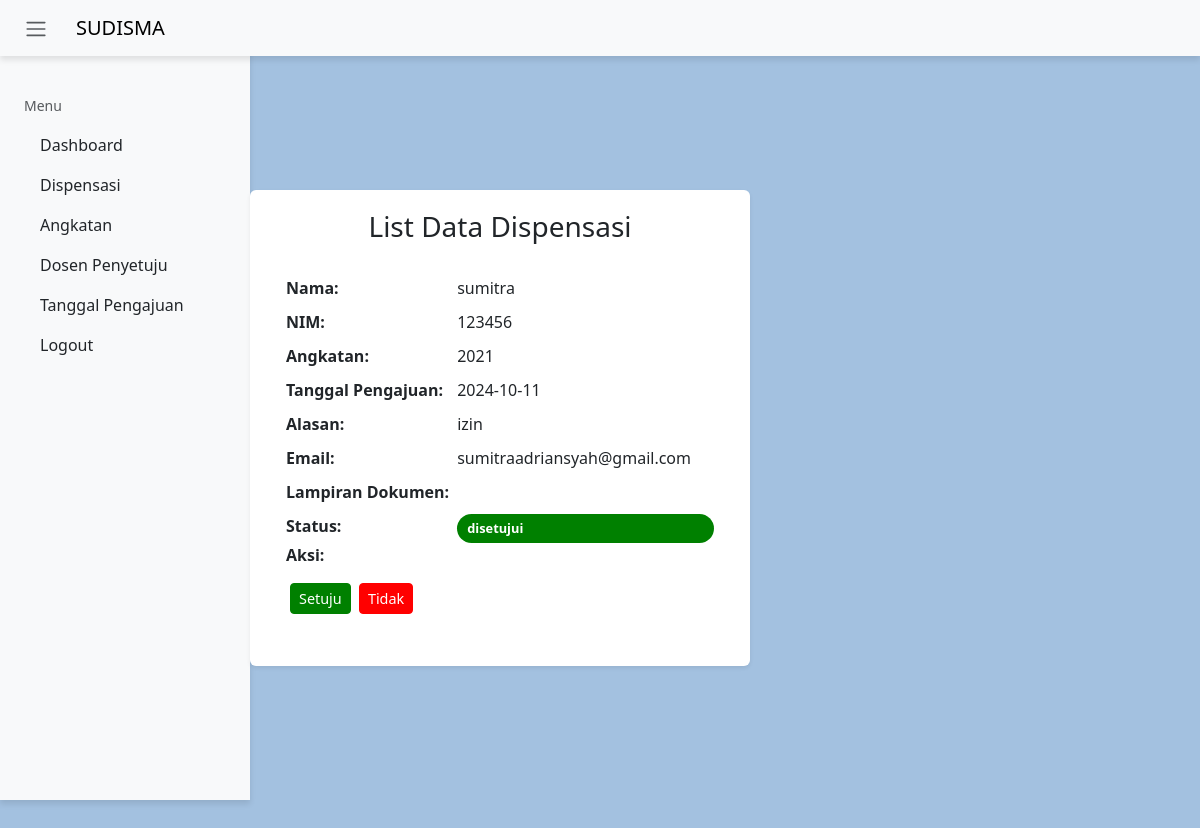
The page /detail_pengajuan.php?id=2 (signed in) on the database its author committed.
### tables this page shows
CREATE TABLE `pengajuan` (
  `id` int(11) NOT NULL,
  `user_id` int(11) NOT NULL,
  `angkatan_id` int(11) DEFAULT NULL,
  `dosen_id` int(11) DEFAULT NULL,
  `alasan` text NOT NULL,
  `tanggal_pengajuan` date NOT NULL,
  `dokumen_lampiran` varchar(255) NOT NULL,
  `status` enum('pending','disetujui','ditolak') DEFAULT 'pending',
  `tanggal_disetujui` date DEFAULT NULL,
  `keputusan_admin` text DEFAULT NULL,
  `updated_at` timestamp NOT NULL DEFAULT current_timestamp() ON UPDATE current_timestamp(),
  `nama_lengkap` varchar(255) NOT NULL,
  `nim` varchar(50) NOT NULL,
  `angkatan` varchar(4) NOT NULL,
  `email` varchar(255) NOT NULL,
  `jurusan` varchar(100) NOT NULL,
  `jurusan_id` int(11) DEFAULT NULL,
  `wakil_dekan_id` int(11) DEFAULT NULL,
  `tanggal_acc_ketua_jurusan` date DEFAULT NULL,
  `tanggal_acc_wakil_dekan` date DEFAULT NULL
);

### detail_pengajuan.php (the view, shortened to what this page needs)
<?php
include 'db.php';
$id = $_GET['id'];
$query = "SELECT * FROM pengajuan WHERE id = ?";
$stmt = $conn->prepare($query);
$stmt->bind_param("i", $id);
$stmt->execute();
$result = $stmt->get_result();
$pengajuan = $result->fetch_assoc();
?>
<!DOCTYPE html>
<html lang="en">
<head>
    <link href="https://cdn.jsdelivr.net/npm/bootstrap@5.3.0/dist/css/bootstrap.min.css" rel="stylesheet">
</head>
<body>
    <nav class="navbar navbar-expand-lg navbar-light bg-light fixed-top">
    <div class="container-fluid">
        <button class="btn me-3" id="sidebarToggle" style="background-color: transparent; border: none;">
            <span class="navbar-toggler-icon"></span>
        </button>
        <a class="navbar-brand text-black" href="#">SUDISMA</a>
    </div>
</nav>
    <div class="sidebar bg-light p-3" id="sidebar">
        <h4 class="text-center">SUDISMA</h4>
        <div style="height: 40px;"></div>
        <small class="text-muted ms-2">Menu</small>
        <nav class="nav flex-column mt-2">
            <a class="nav-link active d-flex align-items-center text-dark" href="dashboard_admin.php" style="color: black;">
                <i class="bi bi-speedometer2 me-2"></i> Dashboard
            </a>
            <a class="nav-link d-flex align-items-center text-dark" href="list_pengajuan.php" style="color: black;">
                <i class="bi bi-file-earmark-text me-2"></i> Dispensasi
            </a>
            <a class="nav-link d-flex align-items-center text-dark" href="list_angkatan.php" style="color: black;">
                <i class="bi bi-file-earmark-text me-2"></i> Angkatan
            </a>
            <a class="nav-link d-flex align-items-center text-dark" href="list_dosen.php" style="color: black;">
                <i class="bi bi-file-earmark-text me-2"></i> Dosen Penyetuju
            </a>
            <a class="nav-link d-flex align-items-center text-dark" href="list_tanggal.php" style="color: black;">
                <i class="bi bi-file-earmark-text me-2"></i> Tanggal Pengajuan
            </a>
            <a class="nav-link d-flex align-items-center text-dark" href="logout.php" style="color: black;">
                <i class="bi bi-box-arrow-right me-2"></i> Logout
            </a>
        </nav>
    </div>
    <div class="main-content">
        <div class="container">
            <div class="card shadow-sm border-0">
                <h3 class="card-title text-center mb-3">List Data Dispensasi</h3>
                <div class="card-body">
    <div class="data-list">
        <p><strong>Nama:</strong> <span><?= htmlspecialchars($pengajuan['nama_lengkap']); ?></span></p>
        <p><strong>NIM:</strong> <span><?= htmlspecialchars($pengajuan['nim']); ?></span></p>
        <p><strong>Angkatan:</strong> <span><?= htmlspecialchars($pengajuan['angkatan']); ?></span></p>
        <p><strong>Tanggal Pengajuan:</strong> <span><?= htmlspecialchars($pengajuan['tanggal_pengajuan']); ?></span></p>
        <p><strong>Alasan:</strong> <span><?= htmlspecialchars($pengajuan['alasan']); ?></span></p>
        <p><strong>Email:</strong> <span><?= htmlspecialchars($pengajuan['email']); ?></span></p>
        <p><strong>Lampiran Dokumen:</strong>
            <span><?= $pengajuan['dokumen_lampiran'] ? '<a href="uploads/'.$pengajuan['dokumen_lampiran'].'" target="_blank"><i class="fas fa-file-alt fa-lg"></i></a>' : 'Tidak ada'; ?></span>
        </p>
        <p><strong>Status:</strong>
            <span class="status-badge
                <?= $pengajuan['status'] == '' ? 'status-belum-diproses' :
                    ($pengajuan['status'] == 'disetujui' ? 'status-disetujui' : 'status-ditolak'); ?>">
                <?= $pengajuan['status'] == '' ? 'Belum diproses' : htmlspecialchars($pengajuan['status']); ?>
            </span>
        </p>
    </div>
    <p><strong>Aksi:</strong>
        <form method="post" class="d-inline">
            <button type="submit" name="approve" class="btn btn-success btn-sm mx-1">Setuju</button>
            <button type="submit" name="reject" class="btn btn-danger btn-sm">Tidak</button>
        </form>
    </p>
</div>
            </div>
        </div>
    </div>
</body>
</html>

### detail_pengajuan.php (style rules this page uses)
body { background-color: #a3c1e0; }
.sidebar { box-shadow: 0 4px 6px rgba(0, 0, 0, 0.1); height: 100vh; background-color: #343a40; color: white; padding-top: 20px; position: fixed; top: 0; left: 0; width: 250px; transition: transform 0.3s ease; }
.navbar { box-shadow: 0 4px 6px rgba(0, 0, 0, 0.1); }
.main-content { margin-left: 250px; padding: 20px; margin-top: 150px; min-height: calc(100vh - 56px); }
.main-content { margin-left: -200px; padding: 20px; margin-top: 150px; min-height: calc(100vh - 56px); }
.card { max-width: 500px; margin: 20px auto; padding: 20px; }
.status-badge { padding: 5px 10px; font-size: 0.8em; border-radius: 15px; color: white; display: inline-block; font-weight: bold; }
.status-disetujui { background-color: green; }
.btn-success { background-color: green; border-color: green; font-size: 0.9em; }
.btn-danger { background-color: red; border-color: red; font-size: 0.9em; }
.data-list { display: flex; flex-direction: column; gap: 10px; }
.data-list p { display: flex; justify-content: space-between; margin: 0; }
.data-list p strong { width: 40%; }
.data-list p span, .data-list p a { width: 60%; }

### rows shown on the page
pengajuan: nama_lengkap "sumitra", nim "123456", angkatan "2021", tanggal_pengajuan "2024-10-11", alasan "izin", email "sumitraadriansyah@gmail.com", status "disetujui"
